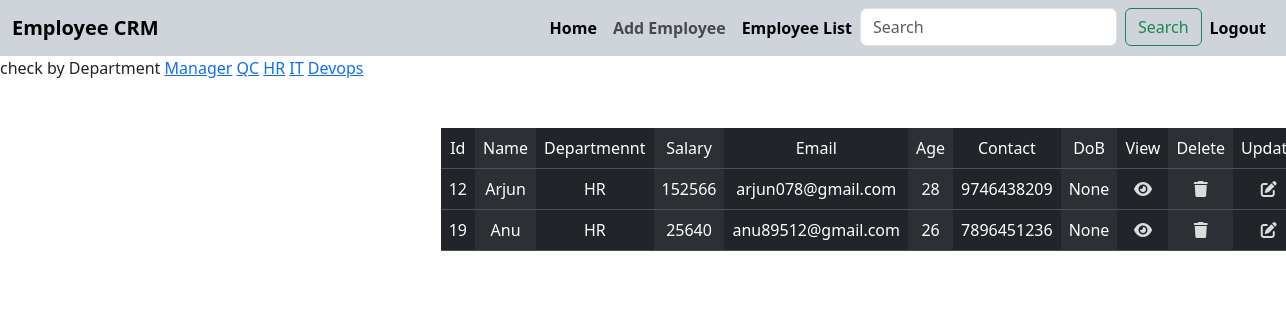
/employee/all?department=HR (signed in), run on the app's committed database.
### crm/models.py (models this page shows, shortened)
class Employee(models.Model):
    name=models.CharField(max_length=100)
    department=models.CharField(max_length=100)
    salary=models.PositiveIntegerField()
    email=models.EmailField(unique=True)
    age=models.PositiveIntegerField()
    contact=models.CharField(max_length=200,null=True)
    profile_photo=models.ImageField(upload_to="images",null=True,blank=True)
    dob=models.DateField(null=True,blank=True)

### crm/views.py (the view, shortened to what this page needs)
# urls.py: path('employee/all',views.EmployeeListView.as_view(),name="emplist"),
@method_decorator(signin_required,name="dispatch")
class EmployeeListView(View):
    def get(self,request,*args,**kwargs):
        qs=Employee.objects.all()
        department=Employee.objects.all().values_list("department",flat=True).distinct()
        print(department)
        if "department"  in request.GET:
            dept=request.GET.get("department")
            qs=qs.filter(department__iexact=dept)
        return render(request,"emplist.html",{"data":qs,"department":department})

### crm/views.py (called while the page is built)
def signin_required(fn):
    def wrapper(request,*args,**kwargs):
        if not request.user.is_authenticated:
            messages.error(request,"invalid session")
            return redirect("login")
        else:
            return fn(request,*args,**kwargs)
    return wrapper

### crm/templates/emplist.html
{%extends 'base.html'%}
{%block body_block%}
<div>
    check by Department
    {%for dep in department%}
    <a href="{%url 'emplist'%}?department={{dep}}">{{dep}}</a>
    {%endfor%}
</div>
<section class="emp_list">
    <div class="employe_add">
        <div class="container-fluid text-center">
            <div class="row mt-5 ">
                <div class="col-4"></div>
                <div class="col-4">
                    <table class="table table-dark  table-striped-columns">
           <tr>
                            <td>Id</td>
                            <td>Name</td>
                            <td>Departmennt</td>
                            <td>Salary</td>
                            <td>Email</td>
                            <td>Age</td>
                            <td>Contact</td>
                            <td>DoB</td>
                            <td> View </td>
                            <td> Delete </td>
                            <td>Update</td>
                        </tr>
                        {%for empdata in data%}
                        <tr>
                            <td>{{empdata.id}}</td>
                            <td>{{empdata.name}}</td>
                            <td>{{empdata.department}}</td>
                            <td>{{empdata.salary}}</td>
                            <td>{{empdata.email}}</td>
                            <td>{{empdata.age}}</td>
                            <td>{{empdata.contact}}</td>
                            <td>{{empdata.dob}}</td>
                            <div>
                                <td>
                                    <a href="{%url 'empdetail' empdata.id%}"><i class="fa-solid fa-eye" style="color: #dbdbdb;"></i></a>
                                </td>
                                <td>
                                    <a href="{%url 'deleteemp' empdata.id%}"><i class="fa-solid fa-trash" style="color: #dbdbdb;"></i></a>
                                </td>
                                <td>
                                    <a href="{%url 'updateemp' empdata.id%}"><i class="fa-solid fa-pen-to-square" style="color: #dbdbdb;"></i></a>
                                </td>
                            </div>
                        </tr>
                        {%endfor%}
                    </table>
                </div>
            </div>
        </div>
    </div>
    {%endblock%}

### data on the page
Employee: id "12", name "Arjun", department "HR", salary "152566", email "arjun078@gmail.com", age "28", contact "9746438209", dob "None"
Employee: id "19", name "Anu", department "HR", salary "25640", email "anu89512@gmail.com", age "26", contact "7896451236", dob "None"

### other printed values
{{ dep }} "Manager" "QC" "HR" "IT" "Devops"
